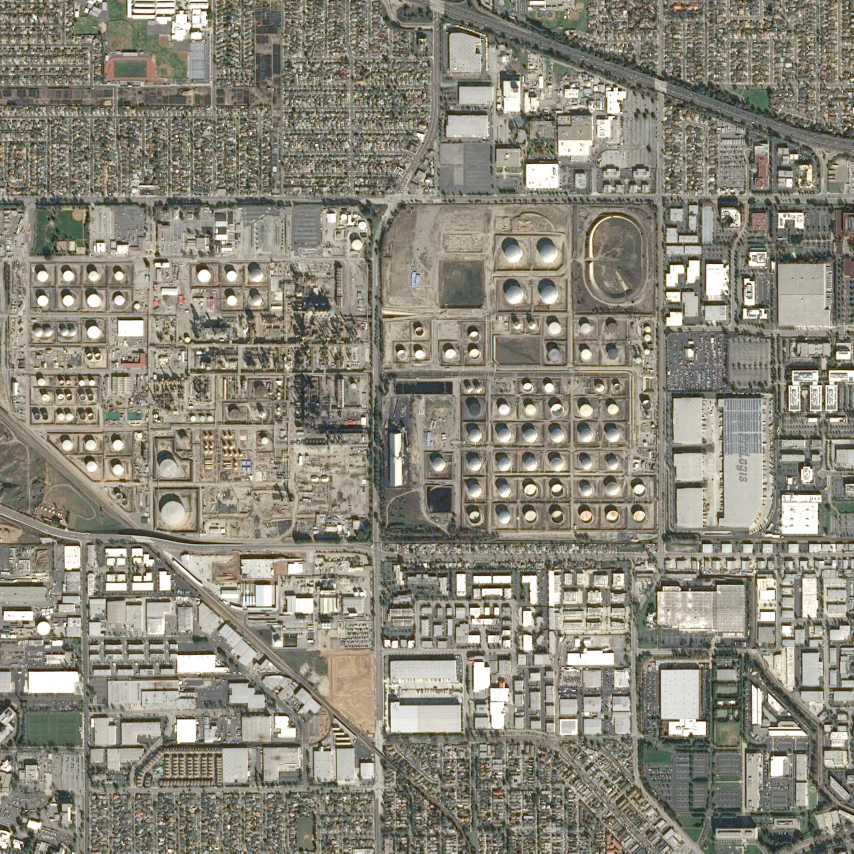
#> input picture airbus_oil_storage_detection/images/008589fd-9f7a-4332-bfff-950610e1555b.jpg, 2560 x 2560 px (shown at 1/3 size); its folder holds only this picture in this run
$ python -i hough_detector.py   (imports and definitions only)
#> lines starting #> are read from the running program, lines starting #| are printed output that depends on the picture
#> further down, picture is the input picture: shape (2560, 2560, 3); mean B, G, R 120.9, 134.5, 138.4
"""Deteccion de tanques con cv2.HoughCircles + grid search de hiperparametros."""
import itertools

import cv2
import numpy as np

from src import dataset, evaluate

# Radios reales de las anotaciones: entre ~1.5 y ~57 px (ver stats de w/h en annotations.csv)
MIN_RADIUS = 4
MAX_RADIUS = 60

# Subconjunto de imagenes de train usado para el grid search (evita tunear sobre las 78
# imagenes completas, que ya es suficiente para elegir hiperparametros estables)
TUNING_SAMPLE_SIZE = 15

# limite de seguridad: evita que un config demasiado permisivo dispare el coste
# O(n_pred*n_gt) del matching greedy en evaluate.py
MAX_CIRCLES = 3000

PARAM_GRID = {
    "dp": [1.0, 1.5],
    "param1": [120, 150, 180, 200],
    "param2": [70, 80, 90, 100, 110],
    "min_dist_factor": [1.0, 1.5],  # multiplicado por min_radius
}


def preprocess(image_bgr):
    gray = cv2.cvtColor(image_bgr, cv2.COLOR_BGR2GRAY)
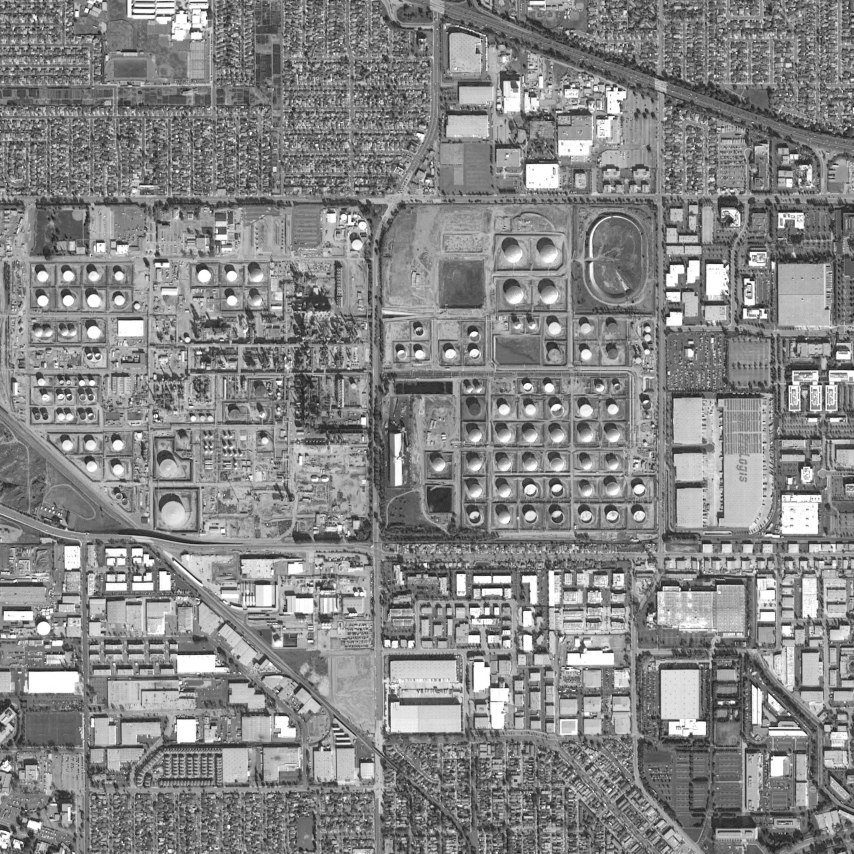
#> gray: shape (2560, 2560) (shown at 1/3 size); min 0, max 255, mean 134.1
    clahe = cv2.createCLAHE(clipLimit=2.0, tileGridSize=(8, 8))
    enhanced = clahe.apply(gray)
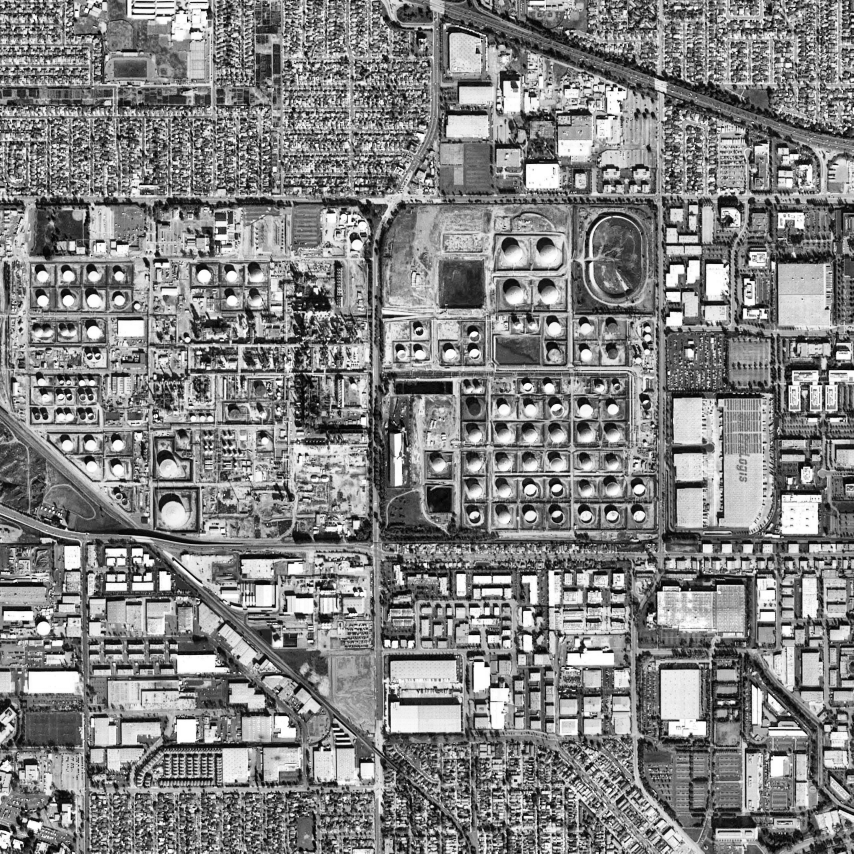
#> enhanced: shape (2560, 2560) (shown at 1/3 size); min 0, max 255, mean 130.2
    blurred = cv2.medianBlur(enhanced, 5)
    return blurred


# [51 lines left out: functions detect_circles, _score_config, tune_hyperparameters, not called in this run]

>>> import cv2
>>> picture = cv2.imread('../airbus_oil_storage_detection/images/008589fd-9f7a-4332-bfff-950610e1555b.jpg')
>>> result = preprocess(picture)

$ run again, on airbus_oil_storage_detection/images/019822ed-bf5b-4cc7-b911-4ee529d8f28b.jpg
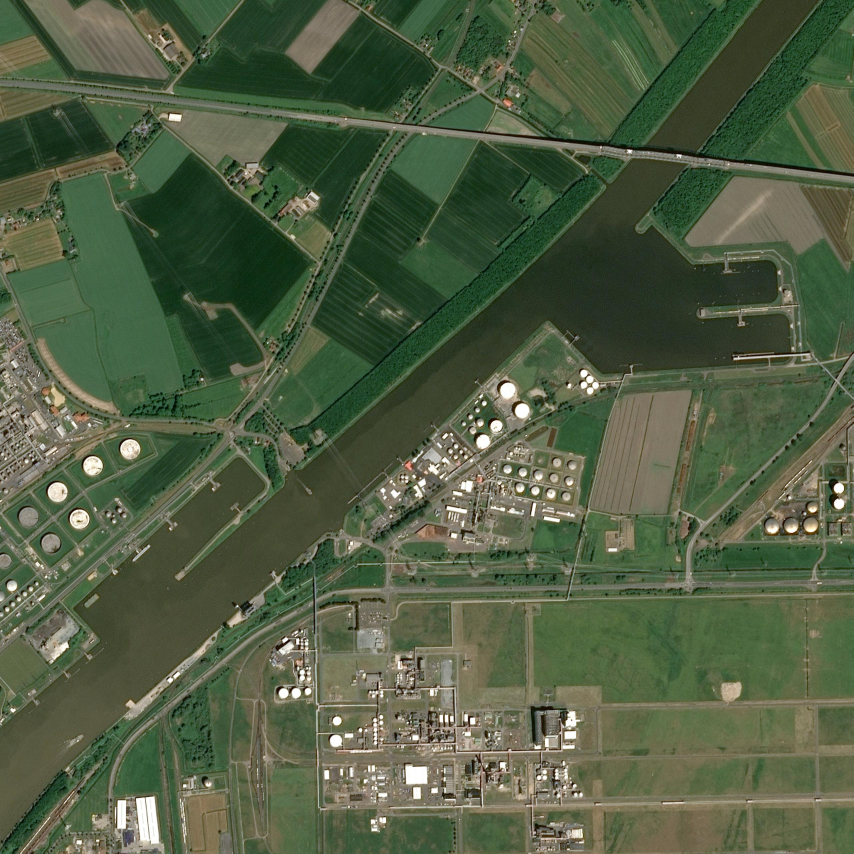
#> input picture airbus_oil_storage_detection/images/019822ed-bf5b-4cc7-b911-4ee529d8f28b.jpg, 2560 x 2560 px (shown at 1/3 size)
#> picture is the input picture: shape (2560, 2560, 3); mean B, G, R 67.3, 94.2, 80.9
#> in preprocess, `gray = cv2.cvtColor(image_bgr, cv2.COLOR_BGR2GRAY)`:
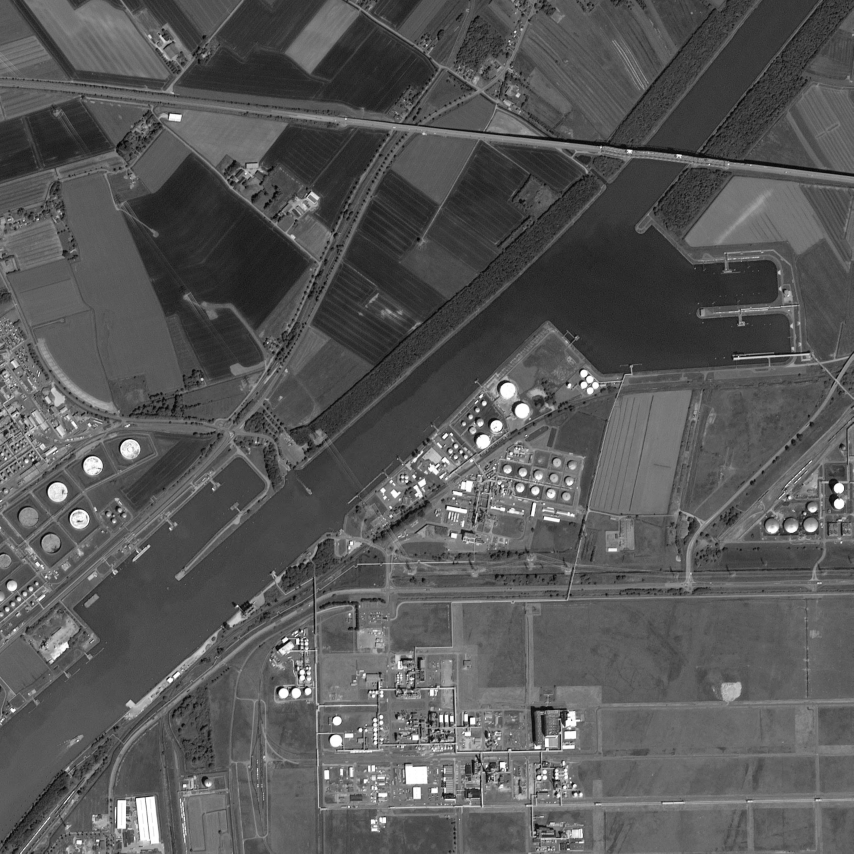
#> gray: shape (2560, 2560) (shown at 1/3 size); min 0, max 255, mean 87.1
#> in preprocess, `enhanced = clahe.apply(gray)`:
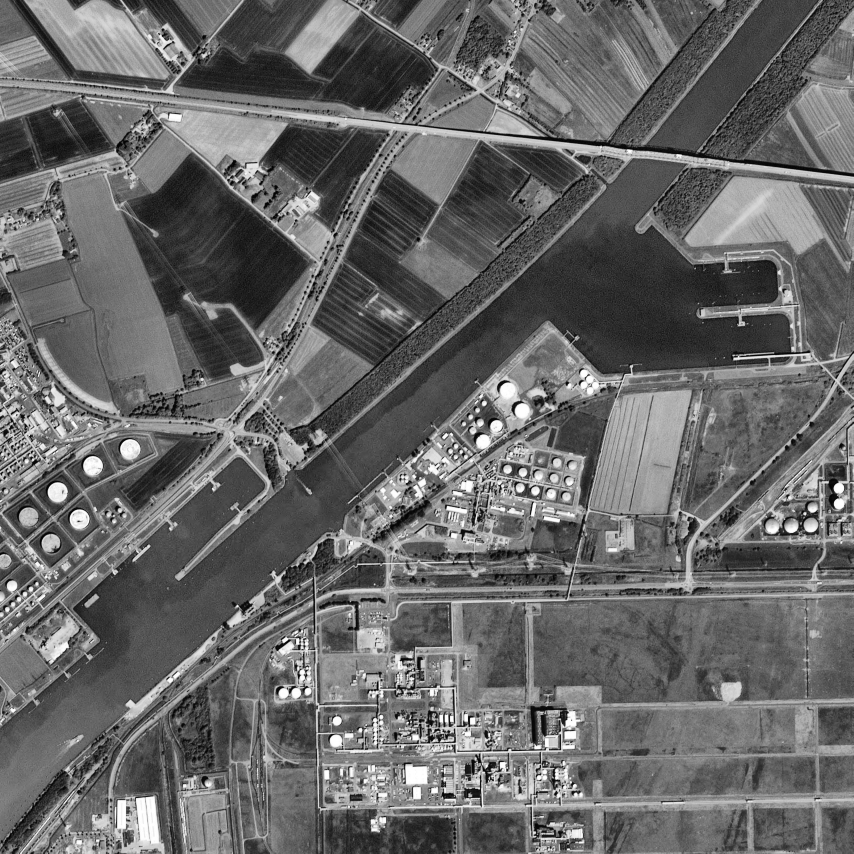
#> enhanced: shape (2560, 2560) (shown at 1/3 size); min 0, max 255, mean 103.9

$ run again, on airbus_oil_storage_detection/images/055acf17-6bc0-4358-816a-cd93103a537d.jpg
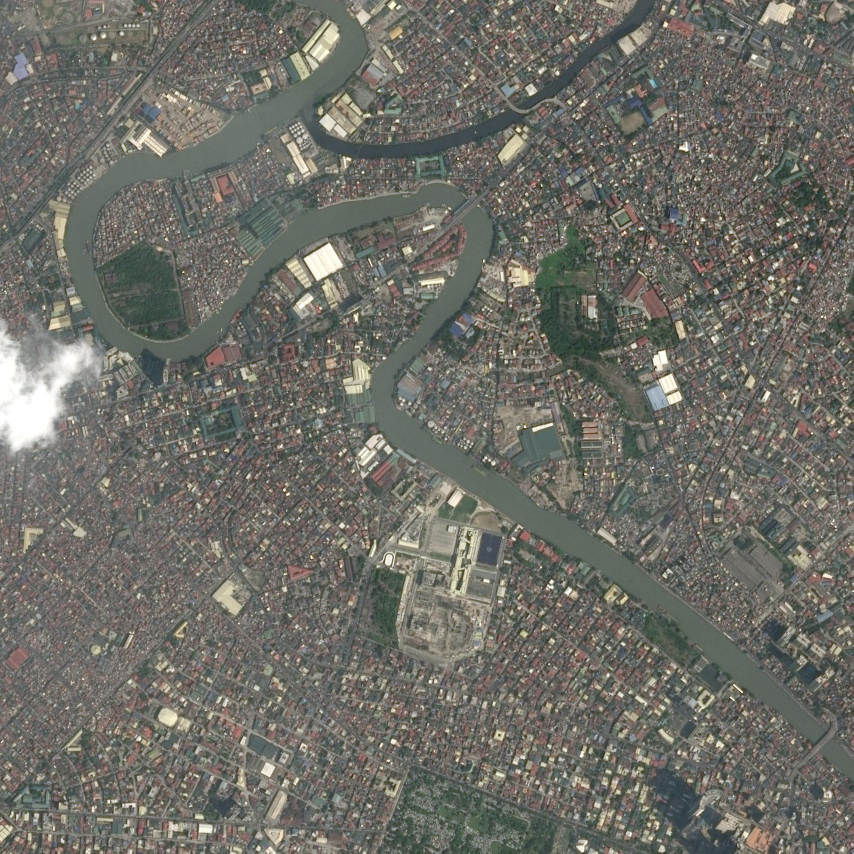
#> input picture airbus_oil_storage_detection/images/055acf17-6bc0-4358-816a-cd93103a537d.jpg, 2560 x 2560 px (shown at 1/3 size)
#> picture is the input picture: shape (2560, 2560, 3); mean B, G, R 102.3, 109.5, 109.9
#> in preprocess, `gray = cv2.cvtColor(image_bgr, cv2.COLOR_BGR2GRAY)`:
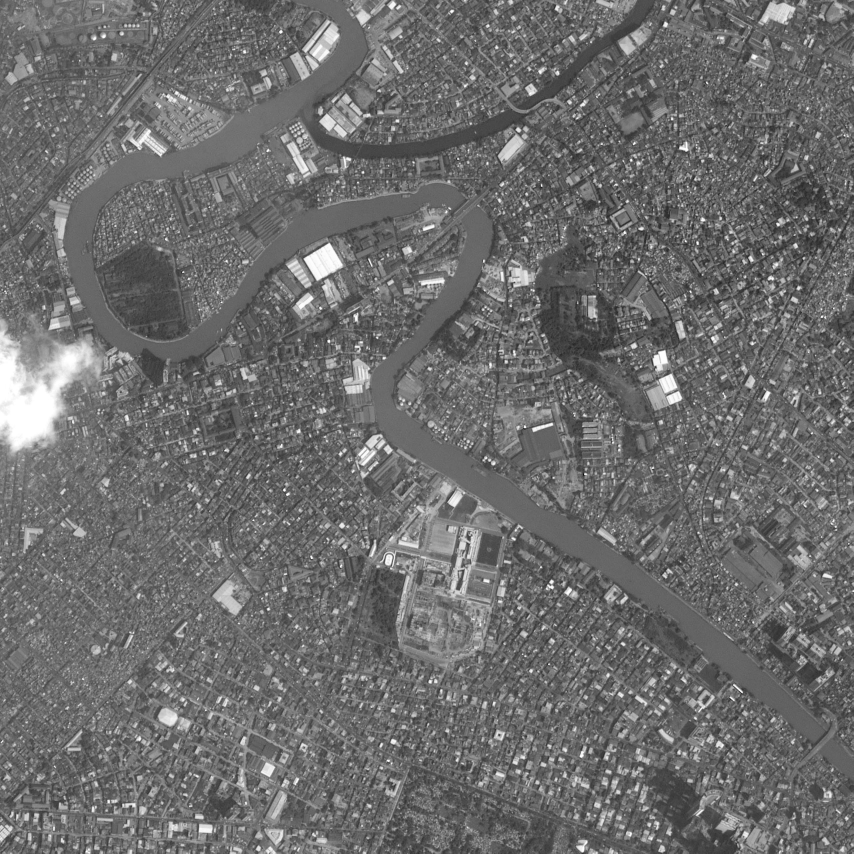
#> gray: shape (2560, 2560) (shown at 1/3 size); min 1, max 255, mean 108.8
#> in preprocess, `enhanced = clahe.apply(gray)`:
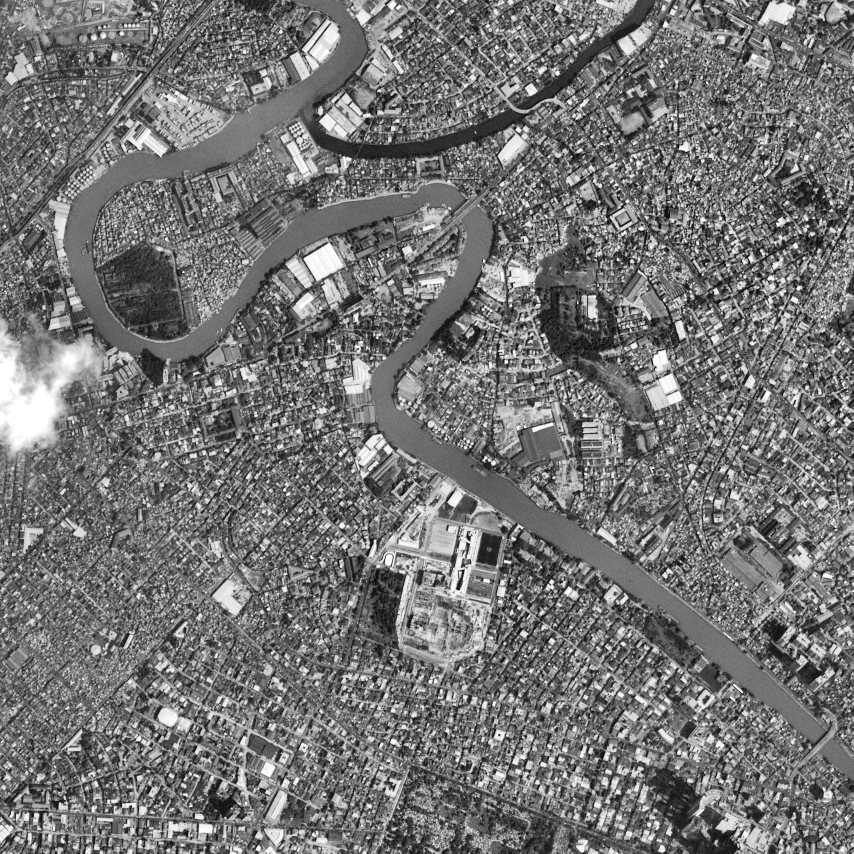
#> enhanced: shape (2560, 2560) (shown at 1/3 size); min 1, max 255, mean 116.3
